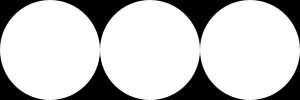
Frame 1 (no input)
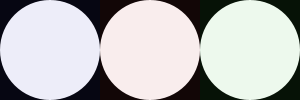
Frame 60 (the mouse pressed at the canvas centre just before this capture)
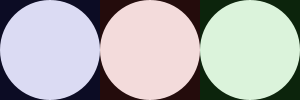
Frame 120 (the mouse held since frame 60 and released just before this capture)

The Processing sketch that drew these frames (run headless with seeded random() and noise(); from frame 60 on, the mouse is pressed at the canvas centre):

// Processing sketch: processing_115221
// ── processing_115221.pde

float a=1;
float b=1;
float c=1;
float d=255;
float e=255;
float f=255;
float g=1;
float h=1;
float i=1;
float j=255;
float k=255;
float l=255;
float m=1;
float n=1;
float o=1;
float p=255;
float q=255;
float r=255;

void setup() {                    // static setup
  size(300, 100);                 // size
}

void draw() {                     // open looped drawing
  fill(a, b, c);                  // fill with RGB based on a,b,c
  noStroke();                     // remove outline
  rect(0, 0, 100, 100);           // draw rectangle
  a=a+0.1;                        // + 0.1 to a on each loop
  b=b+0.1;                        // + 0.1 to b on each loop
  c=c+0.3;                        // + 0.3 to c on each loop

  fill(d, e, f);
  noStroke();
  ellipse(50, 50, 100, 100);
  d=d-0.3;
  e=e-0.3;
  f=f-0.1;

  fill(g, h, i);
  noStroke();
  rect(100, 0, 100, 100);
  g=g+0.3;
  h=h+0.1;
  i=i+0.1;

  fill(j, k, l);
  noStroke();
  ellipse(150, 50, 100, 100);
  j=j-0.1;
  k=k-0.3;
  l=l-0.3;

  fill(m, n, o);
  noStroke();
  rect(200, 0, 100, 100);
  m=m+0.1;
  n=n+0.3;
  o=o+0.1;

  fill(p, q, r);
  noStroke();
  ellipse(250, 50, 100, 100);
  p=p-0.3;
  q=q-0.1;
  r=r-0.3;
}
